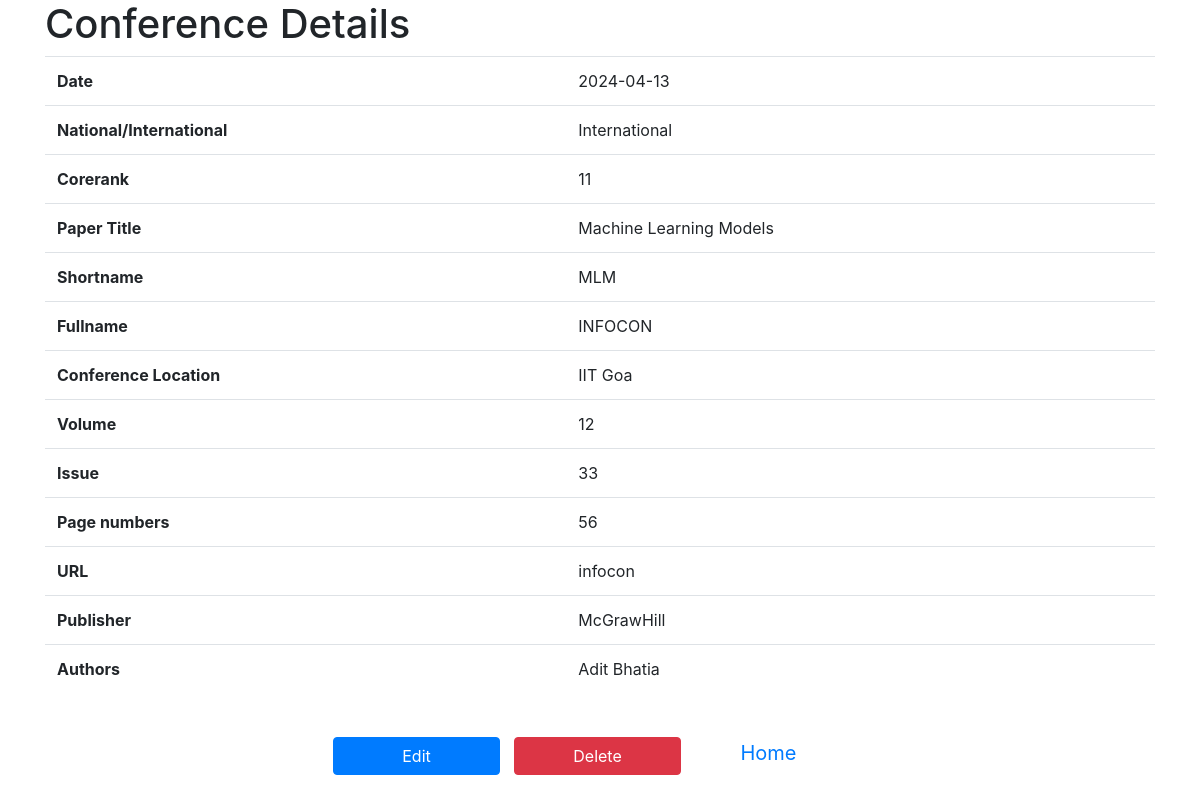
The page /show_conf_entry/infocon on the database its author committed.
### main.py (models this page shows)
class CONFERENCE(db.Model):
    __tablename__ = "conference"
    c_email = db.Column(db.String(120), nullable=False)
    c_date = db.Column(db.Integer, nullable=False)
    c_nat = db.Column(db.String(120), nullable=False)
    c_corerank = db.Column(db.Integer, nullable=False)
    c_pap_tit = db.Column(db.String(120), nullable=False)
    c_short_name = db.Column(db.String(120), nullable=False)
    c_con_location = db.Column(db.String(120), nullable=False)
    c_full_name = db.Column(db.String(120), nullable=False)
    c_url = db.Column(db.String(120), nullable=False, primary_key=True)
    c_authors = db.Column(db.String(200), nullable=False)
    c_volume = db.Column(db.String(120), nullable=False)
    c_issue = db.Column(db.String(120), nullable=False)
    c_page_n = db.Column(db.String(120), nullable=False)
    c_publisher = db.Column(db.String(120), nullable=False)

### main.py (the view)
@app.route('/show_conf_entry/<string:conf_url>')
def show_conf_entry(conf_url):
    conference = CONFERENCE.query.get(conf_url)
    return render_template("ShowConferencePage.html", conference=conference)

### templates/ShowConferencePage.html (shortened to what this page needs)
<!DOCTYPE html>
<html lang="en">
<head>
    <link rel="stylesheet" href="https://stackpath.bootstrapcdn.com/bootstrap/4.5.2/css/bootstrap.min.css">
</head>
<body>
    <div class="container">
        <h1>Conference Details</h1>
        <table class="table">
            <tbody>
                <tr>
                    <th>Date</th>
                    <td>{{conference.c_date}}</td>
                </tr>
                <tr>
                    <th>National/International</th>
                    <td>{{conference.c_nat}}</td>
                </tr>
                <tr>
                    <th>Corerank</th>
                    <td>{{conference.c_corerank}}</td>
                </tr>
                <tr>
                    <th>Paper Title</th>
                    <td>{{conference.c_pap_tit}}</td>
                </tr>
                <tr>
                    <th>Shortname</th>
                    <td>{{conference.c_short_name}}</td>
                </tr>
                <tr>
                    <th>Fullname</th>
                    <td>{{conference.c_full_name}}</td>
                </tr>
                <tr>
                    <th>Conference Location</th>
                    <td>{{conference.c_con_location}}</td>
                </tr>
                <tr>
                    <th>Volume</th>
                    <td>{{conference.c_volume}}</td>
                </tr>
                <tr>
                    <th>Issue</th>
                    <td>{{conference.c_issue}}</td>
                </tr>
                <tr>
                    <th>Page numbers</th>
                    <td>{{conference.c_page_n}}</td>
                </tr>
                <tr>
                    <th>URL</th>
                    <td>{{conference.c_url}}</td>
                </tr>
                <tr>
                    <th>Publisher</th>
                    <td>{{conference.c_publisher}}</td>
                </tr>
                <tr>
                    <th>Authors</th>
                    <td>{{conference.c_authors}}</td>
                </tr>
            </tbody>
        </table>
        <div id="button" class="row">
            <div class="col">
                <a href="{{ url_for('edit_conference', conf_url=conference.c_url) }}">
                    <button style="margin-right: 10px; width:15%" class="btn btn-primary">Edit</button>
                </a>
                <a href="{{ url_for('delete_conference', conf_url=conference.c_url) }}">
                <button style="width: 15%;" class="btn btn-danger">Delete</button>
                </a>
                <a id ="button" class="navbar-brand button" style="width: 15%; margin-right: 15px;" href="{{ url_for('admin_page') }}">Home</a>
            </div>
        </div>
    </div>
</body>
</html>

### templates/ShowConferencePage.html (style rules this page uses)
#button { margin-top: 20px; text-align: center; margin-bottom: 10px; }

### rows shown on the page
CONFERENCE: c_date "2024-04-13", c_nat "International", c_corerank "11", c_pap_tit "Machine Learning Models", c_short_name "MLM", c_full_name "INFOCON", c_con_location "IIT Goa", c_volume "12", c_issue "33", c_page_n "56", c_url "infocon", c_publisher "McGrawHill", c_authors "Adit Bhatia"
